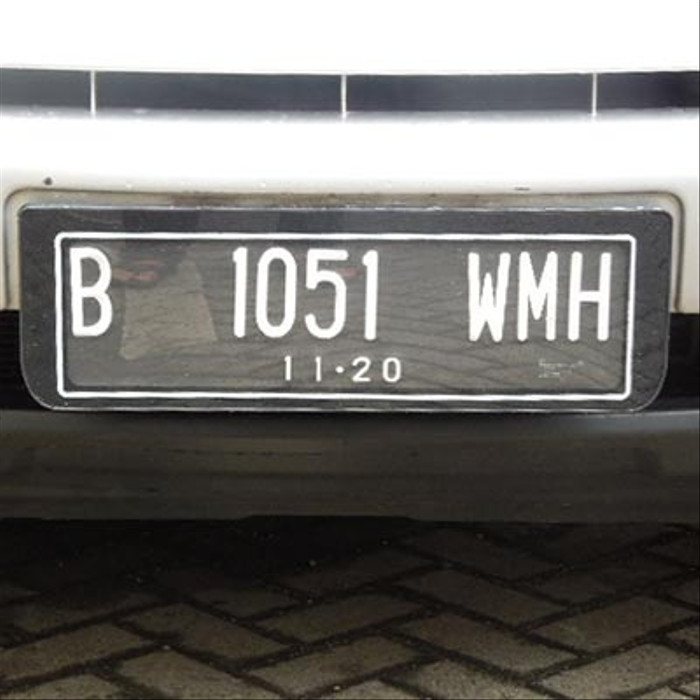
#> input picture image/image4.jpg, 700 x 700 px, found by its file name
$ python crop_image.py
#> lines starting #> are read from the running program, lines starting #| are printed output that depends on the picture; after the words box and inside, x2 and y2 are one past the last pixel; in counts of white or black regions, pixels touching at a corner belong together
import cv2
from matplotlib import pyplot as plt
import numpy as np
import imutils
import easyocr

#gray
img = cv2.imread('image4.jpg')
#> img is the input picture: shape (700, 700, 3); mean B, G, R 111.9, 115, 116.8
gray = cv2.cvtColor(img, cv2.COLOR_BGR2GRAY)
plt.imshow(cv2.cvtColor(gray, cv2.COLOR_BGR2RGB))
plt.show()

#edge
bfilter = cv2.bilateralFilter(gray, 11, 17, 17)
edged = cv2.Canny(bfilter, 30, 200)
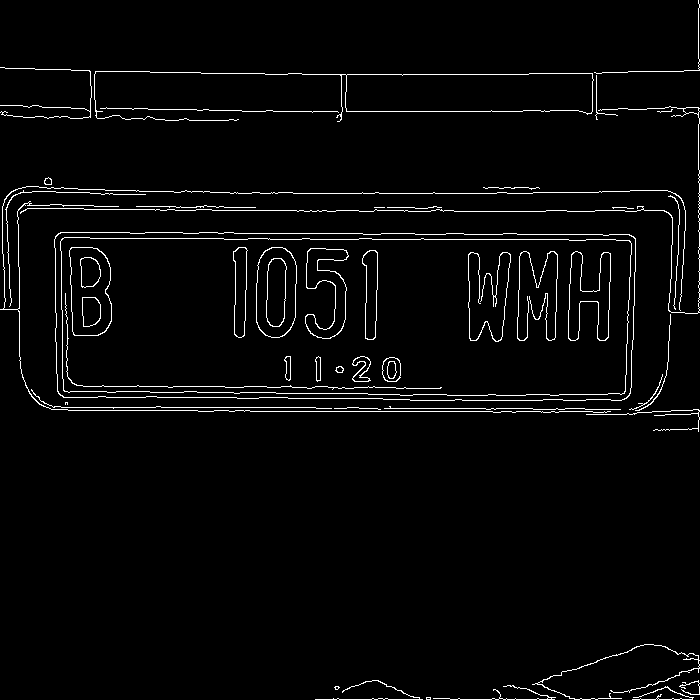
#> edged: shape (700, 700); 2.9% white in thin lines or dots
plt.imshow(cv2.cvtColor(edged, cv2.COLOR_BGR2RGB))
plt.show()

#find_keypoints
keypoints = cv2.findContours(edged.copy(), cv2.RETR_TREE, cv2.CHAIN_APPROX_SIMPLE)
#> keypoints = 74 contours, 29 with area under 20; largest, box (x1, y1, x2, y2) and area: (54, 232, 636, 401) 95336, (54, 232, 636, 401) 95316, (60, 237, 632, 396) 87432, (60, 237, 632, 396) 87426, (94, 71, 594, 122) 9161
contours = imutils.grab_contours(keypoints)
#> contours has the same summary as keypoints
contours = sorted(contours, key=cv2.contourArea, reverse=True)[:10]
#> contours = 10 contours; largest, box (x1, y1, x2, y2) and area: (54, 232, 636, 401) 95336, (54, 232, 636, 401) 95316, (60, 237, 632, 396) 87432, (60, 237, 632, 396) 87426, (94, 71, 594, 122) 9161

location = None
for contour in contours:
    approx = cv2.approxPolyDP(contour, 10, True)
    if len(approx) == 4:
        location = approx
        break
#> this loop made 1 pass
#> location on pass 1: [[54, 239], [63, 397], [630, 393], [629, 234]]

print(location)
#| [[[ 54 239]]
#|  [[ 63 397]]
#|  [[630 393]]
#|  [[629 234]]]

#masking and cropping
mask = np.zeros(gray.shape, np.uint8)
new_image = cv2.drawContours(mask, [location], 0, 255, -1)
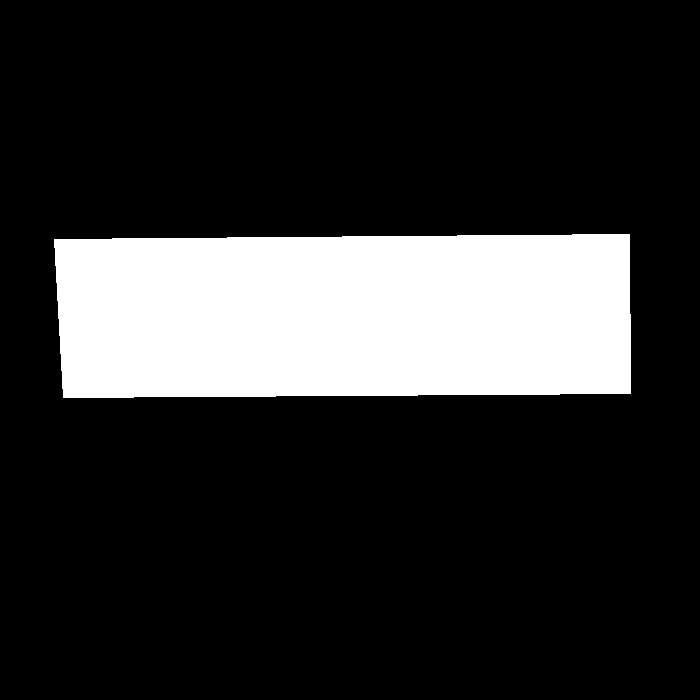
#> new_image: shape (700, 700); 18.6% white; 1 white region, box (x1, y1, x2, y2) and area: (54, 234, 631, 398) 91257
new_image = cv2.bitwise_and(img, img, mask=mask)
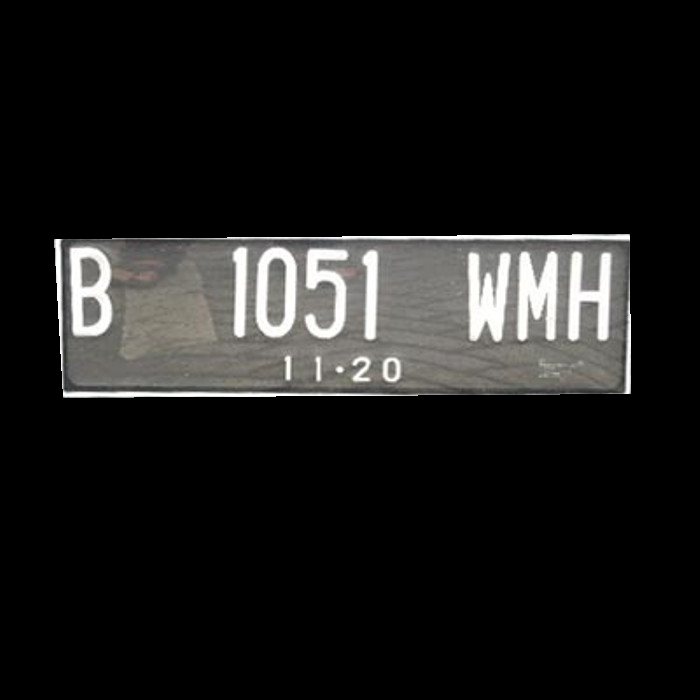
#> new_image: shape (700, 700, 3); mean B, G, R 26, 26.7, 27
plt.imshow(cv2.cvtColor(new_image, cv2.COLOR_BGR2RGB))
plt.show()

(x, y) = np.where(mask==255)
(x1, y1) = (np.min(x), np.min(y))
#> x1 = 234; y1 = 54
(x2, y2) = (np.max(x), np.max(y))
#> x2 = 397; y2 = 630
cropped_image = gray[x1:x2+1, y1:y2+1]
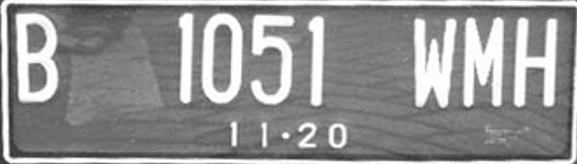
#> cropped_image: shape (164, 577); min 41, max 255, mean 145.9
plt.imshow(cv2.cvtColor(cropped_image, cv2.COLOR_BGR2RGB))
plt.show()
cv2.imwrite('C:/Users/HIMMA/PycharmProjects/pythonProject5/Test_gray.jpg', cropped_image)

#> (the run stopped early here; a loop or call above may not have finished)
